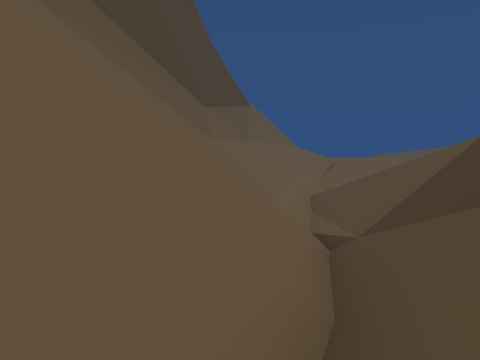
View 1 (above)

14 first-person views from a walk through a 3-D level made in the Unity game engine. The camera is 1.4 m above the floor, tilts 6° down and sees 70° across. The floor is counted in squares, 2 m on a side. Each view is taken from the middle of a square. On the plan, view 1 faces up. The plan holds only what a view shows up to about 11 squares ahead; the rest is blank. The place goes on beyond the plan. The player character is not drawn.

View 2
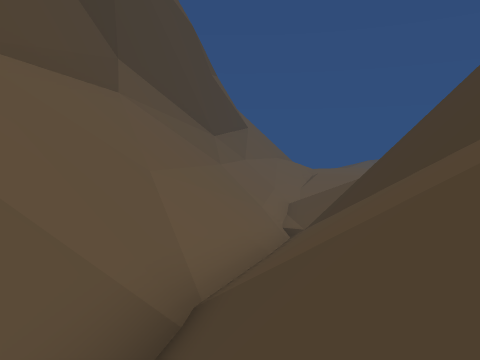

View 3
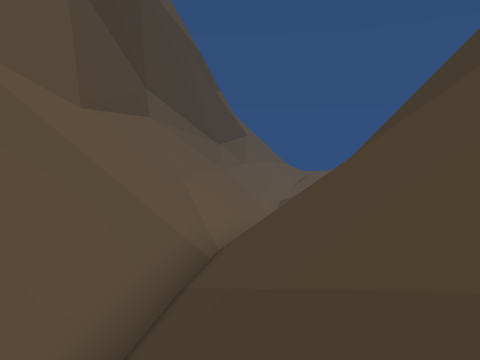

View 4
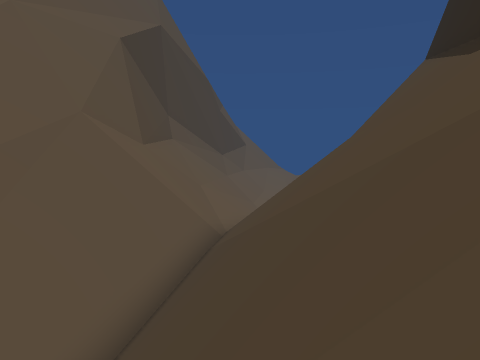

View 5
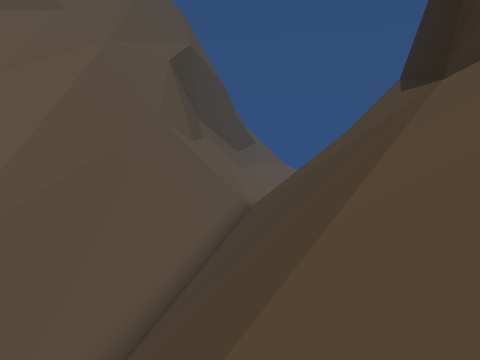

View 6
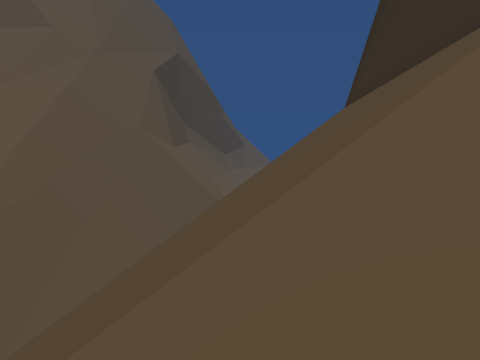

View 7
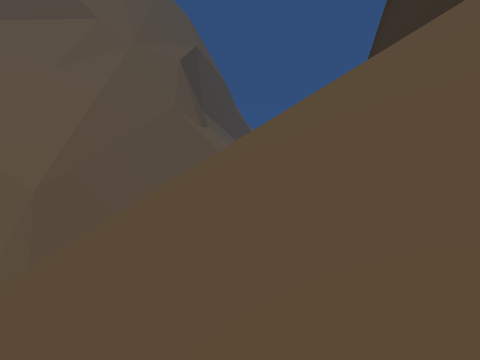

View 8
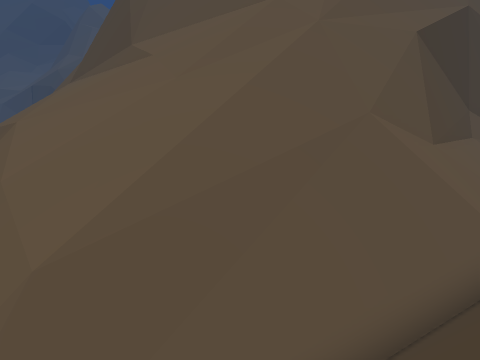

View 9
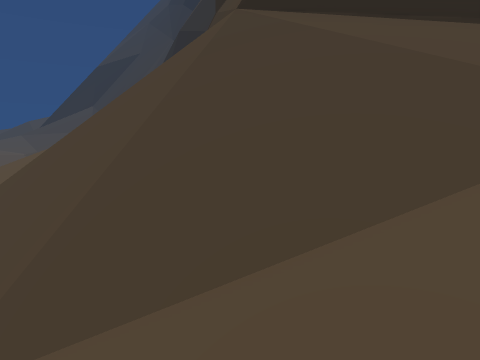

View 10
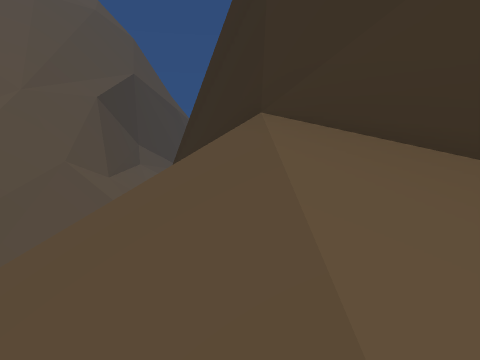

View 11
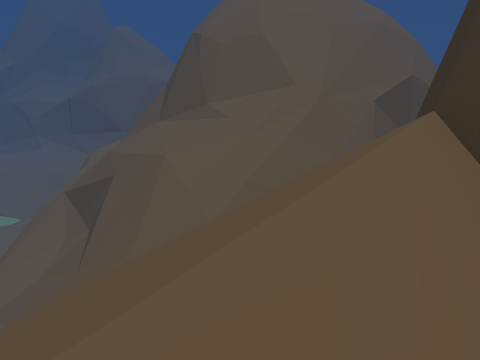

View 12
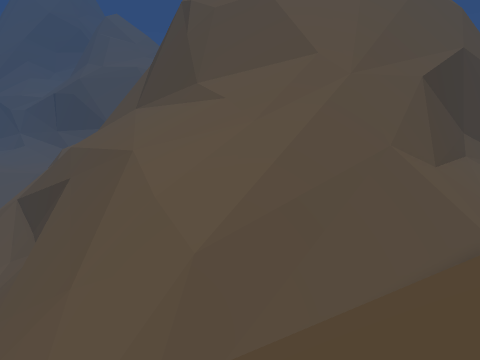

View 13
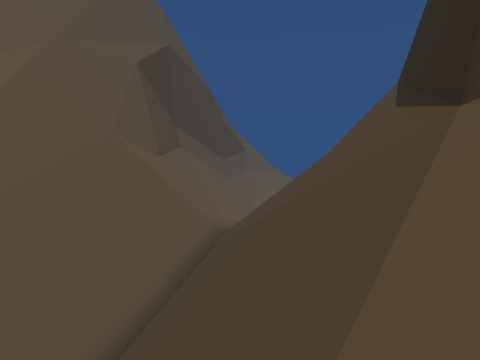

View 14
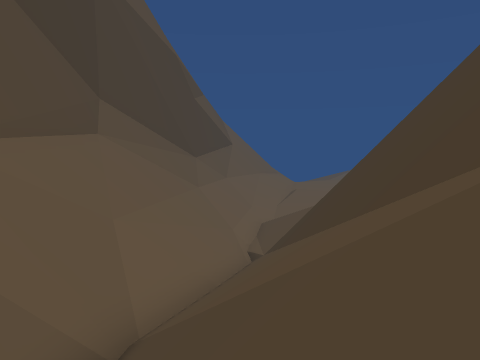

### Floor plan
Key: @ floor where view 1 was taken; # wall or solid block; / step, stairs or slope; = window, fence, low wall or low ledge; ^ raised ledge; v drop or lower ground.
Columns run from 13 left of view 1 to 6 right of it. Each row starts with its distance up from view 1.
  8            ^//////
  7           ^=///////
  6           ^//////==
  5          ^/////=^^v/
  4           #////=^=v/
  3           #////#^=v
  2           =////#^ vv
  1           #////=^ v#
  0        ^^ #v^@/#^vv#
 -1        ^=^#=#//=^v#^
 -2       ##v==^#//=#v#
 -3      /vvvv #////#/#
 -4     //=vv=^#//////^
 -5    ////vv #//////#
 -6   /////vv #//////^
 -7  //////vv^#/////#
 -8 ///////vv#//////^
 -9 vv/////v=#//////^
-10    ///vv# /////#
-11     /vv    /////^
-12  ####vv    /////#^
-13  #=//v     //////^
-14             /////^
-15             /////#
-16            ///////^
-17            ///////
-18            ///////
-19                // /

Where each view was taken, in squares from view 1:
view 1: 0 up, 0 right, facing up
view 2: 4 down, 0 right, facing up
view 3: 7 down, 0 right, facing up
view 4: 11 down, 0 right, facing up
view 5: 15 down, 1 left, facing up
view 6: 16 down, 0 right, facing up
view 7: 18 down, 1 left, facing up
view 8: 11 down, 0 right, facing up-left
view 9: 1 up, 2 left, facing right
view 10: 16 down, 3 right, facing up
view 11: 19 down, 5 right, facing up-left
view 12: 15 down, 1 right, facing up-left
view 13: 13 down, 0 right, facing up
view 14: 5 down, 1 right, facing up
